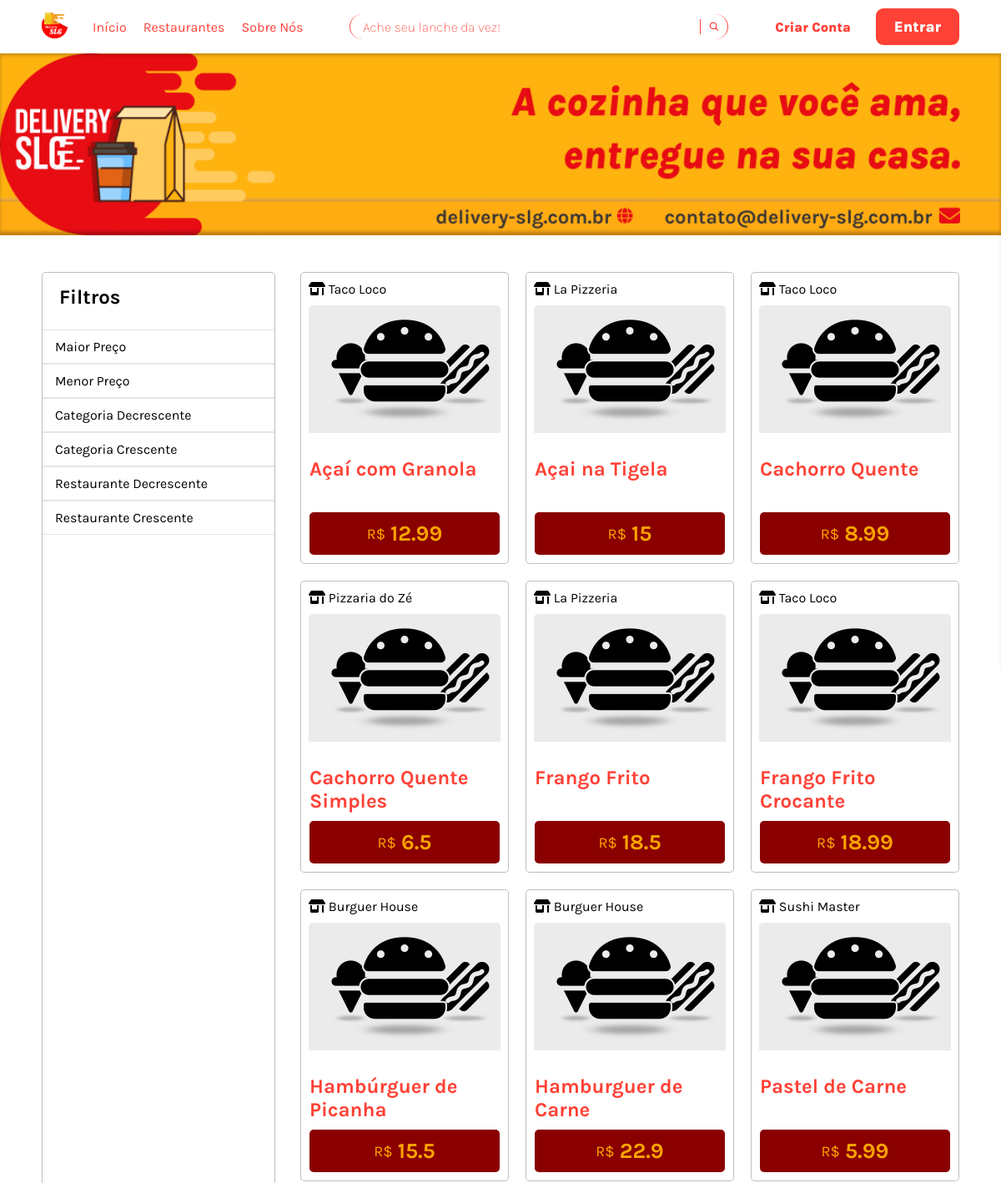
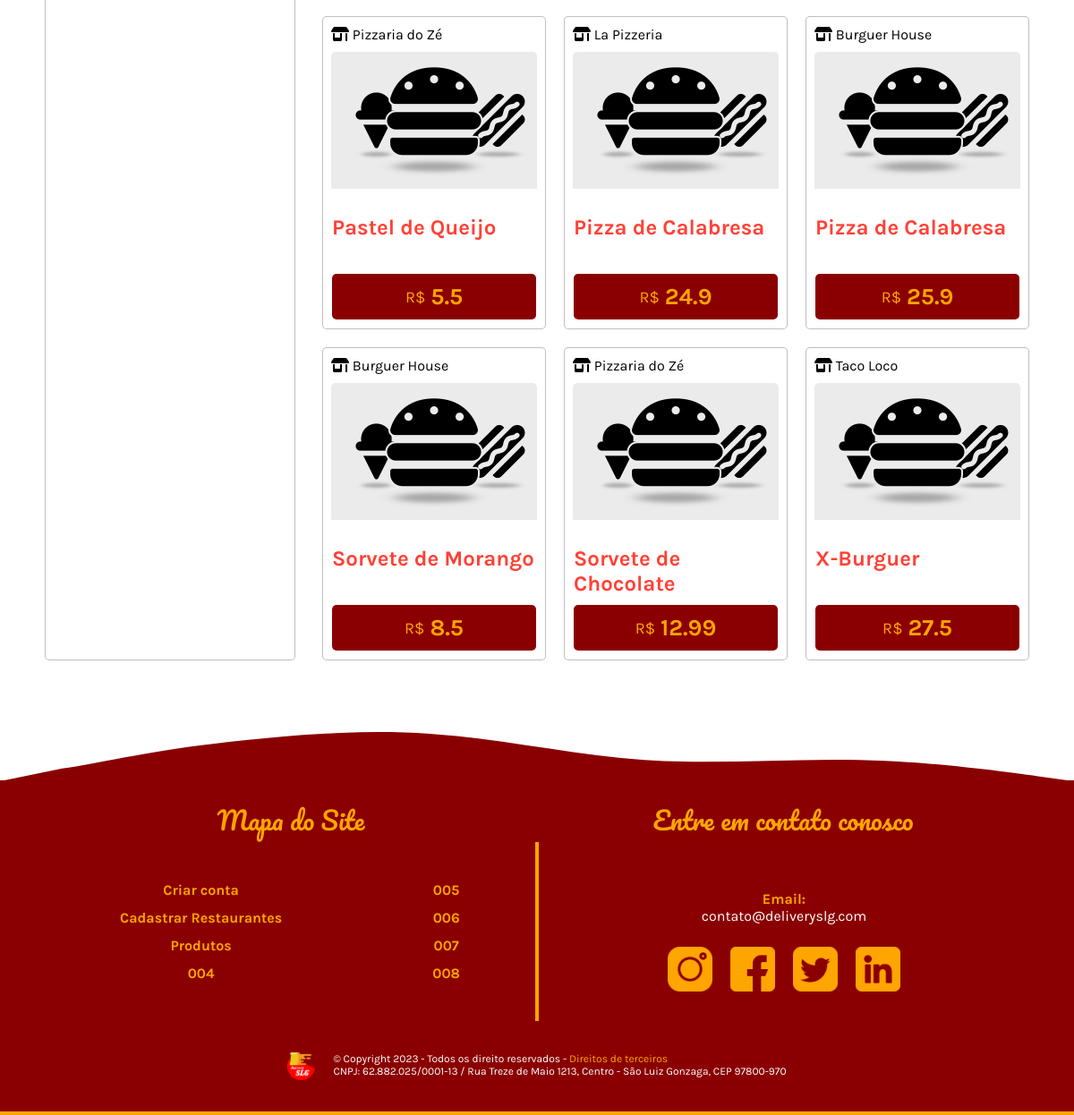
Page /pages/produtos.php on the committed database (2 pictures, top to bottom).
### tables this page shows
CREATE TABLE IF NOT EXISTS `produtos` (
  `id` int(11) NOT NULL AUTO_INCREMENT,
  `nome` varchar(100) NOT NULL,
  `descricao` varchar(250) NOT NULL,
  `imagem` varchar(255) DEFAULT '/delivery-slg.com.br/assets/images/default-images/lanches-produtos.png',
  `preco` decimal(10,2) NOT NULL,
  `categoria` enum('sorvete','pastel','pizza','açai','frango_frito','hamburguer','cachorro_quente','x_burguer') NOT NULL,
  `id_Restaurante` int(11) NOT NULL,
  PRIMARY KEY (`id`),
  KEY `id_Restaurante` (`id_Restaurante`)
);

CREATE TABLE IF NOT EXISTS `restaurantes` (
  `id` int(11) NOT NULL AUTO_INCREMENT,
  `nome` varchar(100) NOT NULL,
  `rua` varchar(100) NOT NULL,
  `numero` varchar(10) NOT NULL,
  `complemento` varchar(400),
  `bairro` varchar(40) NOT NULL,
  `email` varchar(100) NOT NULL,
  `telefone` varchar(11) NOT NULL,
  `cnpj` varchar(14) NOT NULL,
  `hora_Funcionamento` varchar(100) NOT NULL,
  `formas_De_Pagamento` set('dinheiro','cartao_credito','cartao_debito','pix') DEFAULT 'dinheiro' NOT NULL,
  `chave_Pix` varchar(150) NOT NULL,
  `senha` varchar(100) NOT NULL,
  `forma_De_Entrega` set('Retirada no Local','Motoboy') DEFAULT 'Retirada no Local' NOT NULL,
  `ativo` tinyint(1),
  `imagem` VARCHAR(255) DEFAULT '/delivery-slg.com.br/assets/images/default-images/restaurante.png' NOT NULL,
  PRIMARY KEY (`id`)
);

### source/dao/produtosDAO.php (called while the page is built, shortened)
<?php
require_once($_SERVER['DOCUMENT_ROOT'] . '/delivery-slg.com.br/source/classes/produtos.class.php');
class ProdutoDAO
{
  function BuscarProdutos()
  {
    $conection = ConexaoBD();
    try {
      $stmt = $conection->query('SELECT r.nome as nome_restaurante, p.* FROM `produtos` as p INNER JOIN `restaurantes`
      as r ON p.id_Restaurante = r.id ORDER BY LOWER(p.categoria) ASC');
      if ($stmt->rowCount()) {
        $produto = new Produtos();
        $arr = array();
        while ($result = $stmt->fetch(PDO::FETCH_OBJ)) {
          $produto->setId($result->id);
          $produto->setNome($result->nome);
          $produto->setDescricao($result->descricao);
          $produto->setImagem($result->imagem);
          $produto->setPreco($result->preco);
          $produto->setCategoria($result->categoria);
          $produto->setId_Restaurante($result->id_Restaurante);
          $produto->setNomeRestaurante($result->nome_restaurante);
          $arr[] = clone $produto;
        }
        return $arr;
      } else {
        echo "A busca por produtos não trouxe resultados!";
        return FALSE;
      }
    } catch (PDOException $ex) {
      echo "Erro ao buscar produtos no banco de dados: ";
      throw $ex;
      die();
    }
  }
}

### source/controller/produtos_controller.php (called while the page is built, shortened)
<?php
require_once($_SERVER['DOCUMENT_ROOT'] . '/delivery-slg.com.br/source/dao/produtosDAO.php');
require_once($_SERVER['DOCUMENT_ROOT'] . '/delivery-slg.com.br/source/dao/restaurantesDAO.php');
class ProdutosController
{
  function BuscarProdutos()
  {
    $dao = new ProdutoDAO();
    $produtos = $dao->BuscarProdutos();
    if (!empty($produtos) && $produtos !== false) {
      return $produtos;
    }
  }
  function BuscarNomeRestaurante(int $id)
  {
    $dao = new RestaurantesDAO();
    $restaurante = $dao->BuscarPorId($id);
    if (isset($restaurante) && !empty($restaurante)) {
      return $restaurante->getNome();
    }
    return 'Restaurante não encontrado';
  }
}

### source/classes/produtos.class.php (called while the page is built, shortened)
<?php
class Produtos {
  private int $id;
  private int $id_Restaurante;
  private string $nome;
  private string $descricao;
  private string $imagem;
  private float $preco;
  public function getId(): int {
    return $this->id;
  }
  public function setId(int $id) {
    $this->id = $id;
  }
  public function getId_Restaurante(): int {
    return $this->id_Restaurante;
  }
  public function setId_Restaurante(int $id_Restaurante) {
    $this->id_Restaurante = $id_Restaurante;
  }
  public function getNome(): string {
    return $this->nome;
  }
  public function setNome(string $nome) {
    $this->nome = $nome;
  }
  public function getDescricao(): string {
    return $this->descricao;
  }
  public function setDescricao(string $descricao) {
    $this->descricao = $descricao;
  }
  public function getImagem(): string {
    return $this->imagem;
  }
  public function setImagem(string $imagem) {
    $this->imagem = $imagem;
  }
  public function getPreco(): float {
    return $this->preco;
  }
  public function setPreco(float $preco) {
    $this->preco = $preco;
  }
}

### source/dao/restaurantesDAO.php (called while the page is built, shortened)
<?php
require_once($_SERVER['DOCUMENT_ROOT'] . '/delivery-slg.com.br/source/classes/restaurantes.class.php');
class RestaurantesDAO
{
  function BuscarPorId(int $id)
  {
    $conection = ConexaoBD();
    try {
      $stmt = $conection->prepare('SELECT * FROM restaurantes WHERE id = :id');
      $stmt->bindValue(':id', $id);
      $stmt->execute();
      if ($stmt->rowCount()) {
        $restaurante = new Restaurantes();
        while ($result = $stmt->fetch(PDO::FETCH_OBJ)) {
          $restaurante->setId($result->id);
          $restaurante->setNome($result->nome);
          $restaurante->setRua($result->rua);
          $restaurante->setNumero($result->numero);
          $restaurante->setComplemento($result->complemento);
          $restaurante->setBairro($result->bairro);
          $restaurante->setEmail($result->email);
          $restaurante->setTelefone($result->telefone);
          $restaurante->setCnpj($result->cnpj);
          $restaurante->setHora_Funcionamento($result->hora_Funcionamento);
          $restaurante->setFormas_Pagamento($result->formas_De_Pagamento);
          $restaurante->setFormas_Entrega($result->forma_De_Entrega);
          $restaurante->setChave_Pix($result->chave_Pix);
          $restaurante->setSenha($result->senha);
          $restaurante->setAtivo($result->ativo);
          $restaurante->setImagem($result->imagem);
        }
        return $restaurante;
      } else {
        echo "Não foi possivel achar restaurante!";
        return FALSE;
      }
    } catch (PDOException $ex) {
      echo "Erro em encontrar esse restaurante";
      die();
    }
  }
}

### source/classes/restaurantes.class.php (called while the page is built, shortened)
<?php
class Restaurantes
{
  private string $nome;
  public function getNome(): string
  {
    return $this->nome;
  }
  public function setNome(string $nome)
  {
    $this->nome = $nome;
  }
}

### pages/produtos.php (the view, shortened to what this page needs)
<?php
require_once($_SERVER['DOCUMENT_ROOT'] . '/delivery-slg.com.br/source/controller/produtos_controller.php');
?>
<?php include_once('../includes/metas_gerais.php'); ?>
<link rel="stylesheet" href="../assets/style/all.css">
<link rel="stylesheet" href="../assets/style/produtos.css">
<link rel="stylesheet" href="../assets/style/media-queries/all.css">
<link rel="stylesheet" href="../assets/style/media-queries/produtos.css">
</head>
<body>
  <?php include('../includes/header.php'); ?>
  <main>
    <div class="max-width-page-limit">
      <picture class="banner-delivery">
        <source media="(max-width: 480px)" srcset="../assets/images/main/produtos/banner-delivery-480">
        <source media="(max-width: 768px)" srcset="../assets/images/main/produtos/banner-delivery-768">
        <img src="../assets/images/main/produtos/banner-delivery-medio-baixo.jpg" alt="Banner delivery slg A cozinha que você ama, entregue na sua casa.">
      </picture>
    </div>
    <div class="max-width-page-limit">
      <section class="max-width-content-limit main-content">
        <div class="produtos-main-container">
          <div class="produtos-filtro">
            <div class="filtros-container">
              <h2 class="filtro-title">Filtros</h2>
              <div class="filtro-btn">
                <?php
                if (isset($_GET['busca']) || isset($_GET['categoria'])) {
                  ?>
                    <div class="filtro limpar-filtro"><a href="produtos.php">Limpar Filtro</a></div>
                  <?php
                } else {
                  ?>
                  <div class="filtro"><p onclick="Filtrar('preco', 'desc')">Maior Preço</p></div>
                  <div class="filtro"><p onclick="Filtrar('preco', 'asc')">Menor Preço</p></div>
                  <div class="filtro"><p onclick="Filtrar('categoria', 'desc')">Categoria Decrescente</p></div>
                  <div class="filtro"><p onclick="Filtrar('categoria', 'asc')">Categoria Crescente</p></div>
                  <div class="filtro"><p onclick="Filtrar('id_Restaurante', 'asc')">Restaurante Decrescente</p></div>
                  <div class="filtro"><p onclick="Filtrar('id_Restaurante', 'desc')">Restaurante Crescente</p></div>
                  <?php
                }
                ?>
              </div>
            </div>
          </div>
          <div class="produtos-cards-lista" id="produtosCardLista">
            <?php
            $controller = new ProdutosController();
            if (isset($_GET) && (isset($_GET['campo']) && isset($_GET['ordem'])) || isset($_GET['busca']) || isset($_GET['categoria'])) {
              if (isset($_GET['busca'])) {
                $busca = addslashes(filter_input(INPUT_GET, 'busca'));
                try {
                  $produtos = $controller->BuscarProdutosPorNome($busca);
                } catch (Exception $ex) {
                  MsgPerssonalizadaDeErro();
                }
              } else if (isset($_GET['categoria'])) {
                $categoria = addslashes(filter_input(INPUT_GET, 'categoria'));
                try {
                  $produtos = $controller->BuscarProdutosPorCategoria($categoria);
                } catch (Exception $ex) {
                  MsgPerssonalizadaDeErro();
                }
              }
            } else {
              $produtos = $controller->BuscarProdutos();
            }
            if (!empty($produtos)) {
              foreach ($produtos as $row) :
            ?>
              <div class="card-produto">
                <div class="nome-image-restaurante">
                  <div class="restaurante-name">
                    <i class="fa-solid fa-shop"></i>
                    <span>
                      <?= $controller->BuscarNomeRestaurante($row->getId_Restaurante()) ?></span>
                  </div>
                  <div>
                    <img src="<?= $row->getImagem() ?>" alt="<?= $row->getNome() ?>">
                  </div>
                </div>
                <div class="informacoes-restaurante flip-card">
                  <div class="produto-nome-preco card-front">
                    <h2><?= $row->getNome() ?></h2>
                    <div class="produto-preco">
                      <span class="tipo-preco">
                        R$
                      </span>
                      <span class="valor-produto">
                        <?= $row->getPreco() ?>
                      </span>
                    </div>
                  </div>
                  <div class="card-back">
                    <p>
                      <?= $row->getDescricao() ?>
                    </p>
                    <button onclick="adicionarAoCarrinho(<?= $row->getId() ?>)" class="btn-adicionar-carrinho">
                    </button>
                  </div>
                </div>
              </div>
            <?php endforeach;
            } else {
              echo "Não foi possível retornar resusltados!";
            }
            ?>
          </div>
        </div>
      </section>
    </div>
  </main>
  <?php include_once('../includes/footer.php'); ?>
</body>
</html>

### assets/style/all.css (style rules this page uses)
* { padding: 0; margin: 0; box-sizing: border-box; }
body { background-color: #EAEAEA; }
.max-width-content-limit { max-width: 1180px; padding: 0 40px; margin: 0 auto; }
.max-width-page-limit { max-width: 1366px; height: 100%; background-color: #fff; margin: 0 auto; width: 100%; }
main { font-family: "Karla", sans-serif; width: 100%; }
main .main-content { padding: 40px; }

### assets/style/produtos.css (style rules this page uses)
main picture.banner-delivery img { width: 100%; }
main .produtos-main-container { font-family: "karla", sans-serif; width: 100%; display: grid; gap: 30px; grid-template-areas: "filtro filtro produtos produtos produtos produtos produtos produtos"; }
main .produtos-main-container .produtos-filtro { grid-area: filtro; }
main .produtos-main-container .produtos-cards-lista { grid-area: produtos; }
main .produtos-main-container .produtos-filtro { width: 280px; background-color: #fff; border-radius: 5px; border: 1px solid rgba(0, 0, 0, 0.25); }
main .produtos-main-container .produtos-filtro .filtros-container { position: sticky; top: 70px; display: flex; flex-direction: column; gap: 10px; }
main .produtos-main-container .produtos-filtro .filtros-container .filtro-title { padding: 15px 20px; }
main .produtos-main-container .produtos-filtro .filtros-container .filtro p, main .produtos-main-container .produtos-filtro .filtros-container .filtro a { padding: 10px 15px; border: 1px solid rgba(0, 0, 0, 0.1); border-right: 0px; border-left: 0px; transition: background-color 0.5s; display: block; text-decoration: none; color: #000; }
main .produtos-main-container .produtos-cards-lista { min-height: 100vh; display: flex; flex-wrap: wrap; gap: 20px; justify-content: space-between; }
main .produtos-main-container .produtos-cards-lista .card-produto { width: 250px; height: 350px; padding: 10px; border-radius: 5px; background-color: #fff; border: 1px solid rgba(0, 0, 0, 0.25); display: flex; flex-direction: column; align-items: center; justify-content: space-between; }
main .produtos-main-container .produtos-cards-lista .card-produto .nome-image-restaurante .restaurante-name { margin-bottom: 10px; }
main .produtos-main-container .produtos-cards-lista .card-produto .informacoes-restaurante { width: 100%; height: 100%; margin-top: 25px; position: relative; cursor: pointer; transform-style: preserve-3d; }
main .produtos-main-container .produtos-cards-lista .card-produto .informacoes-restaurante .card-front, main .produtos-main-container .produtos-cards-lista .card-produto .informacoes-restaurante .card-back { height: 100%; display: flex; flex-direction: column; justify-content: space-between; transition: transform 0.8s; backface-visibility: hidden; }
main .produtos-main-container .produtos-cards-lista .card-produto .informacoes-restaurante .card-back { position: absolute; top: 0; transform: rotateY(180deg); }
main .produtos-main-container .produtos-cards-lista .card-produto .informacoes-restaurante .produto-nome-preco .produto-preco { width: 100%; padding: 10px; display: flex; justify-content: center; align-items: center; gap: 6px; color: #FFA500; background-color: #8a0000; border-radius: 5px; }
main .produtos-main-container .produtos-cards-lista .card-produto .informacoes-restaurante .produto-nome-preco .produto-preco .tipo-preco { font-size: 18px; }
main .produtos-main-container .produtos-cards-lista .card-produto .informacoes-restaurante .produto-nome-preco .produto-preco .valor-produto { font-weight: bolder; font-size: 26px; }
main .produtos-main-container .produtos-cards-lista .card-produto .informacoes-restaurante .produto-nome-preco > h2 { color: #FF4136; }
main .produtos-main-container .produtos-cards-lista .card-produto .informacoes-restaurante .card-back > p { width: 230px; max-height: 80px; overflow: hidden; text-overflow: ellipsis; display: -webkit-box; -webkit-box-orient: vertical; -webkit-line-clamp: 4; margin-bottom: 10px; }
main .produtos-main-container .produtos-cards-lista .card-produto .informacoes-restaurante .card-back > button { display: flex; justify-content: center; text-decoration: none; width: 100%; background-color: #FFA500; padding: 10px 0; border: 0; border-radius: 5px; color: #fff; cursor: pointer; transition: box-shadow 0.5s, scale 0.5s; }

### rows in the picture
produtos: id_Restaurante.nome "Taco Loco", imagem (picture), nome "Açaí com Granola", preco "12.99", descricao "Açaí com granola e frutas"
produtos: id_Restaurante.nome "La Pizzeria", imagem (picture), nome "Açai na Tigela", preco "15", descricao "Tigela de açai com granola e banana"
produtos: id_Restaurante.nome "Taco Loco", imagem (picture), nome "Cachorro Quente", preco "8.99", descricao "Cachorro quente com molho de tomate e queijo"
produtos: id_Restaurante.nome "Pizzaria do Zé", imagem (picture), nome "Cachorro Quente Simples", preco "6.5", descricao "Pão, salsicha e molho"
produtos: id_Restaurante.nome "La Pizzeria", imagem (picture), nome "Frango Frito", preco "18.5", descricao "Porção de frango frito crocante"
produtos: id_Restaurante.nome "Taco Loco", imagem (picture), nome "Frango Frito Crocante", preco "18.99", descricao "Frango frito com crosta crocante"
produtos: id_Restaurante.nome "Burguer House", imagem (picture), nome "Hambúrguer de Picanha", preco "15.5", descricao "Hambúrguer de picanha com queijo"
produtos: id_Restaurante.nome "Burguer House", imagem (picture), nome "Hamburguer de Carne", preco "22.9", descricao "Hamburguer de carne com queijo e bacon"
produtos: id_Restaurante.nome "Sushi Master", imagem (picture), nome "Pastel de Carne", preco "5.99", descricao "Recheado com carne moída"
produtos: id_Restaurante.nome "Pizzaria do Zé", imagem (picture), nome "Pastel de Queijo", preco "5.5", descricao "Saboroso pastel de queijo"
produtos: id_Restaurante.nome "La Pizzeria", imagem (picture), nome "Pizza de Calabresa", preco "24.9", descricao "Pizza saborosa de calabresa"
produtos: id_Restaurante.nome "Burguer House", imagem (picture), nome "Pizza de Calabresa", preco "25.9", descricao "Pizza de calabresa com muito queijo"
produtos: id_Restaurante.nome "Burguer House", imagem (picture), nome "Sorvete de Morango", preco "8.5", descricao "Delicioso sorvete de morango"
produtos: id_Restaurante.nome "Pizzaria do Zé", imagem (picture), nome "Sorvete de Chocolate", preco "12.99", descricao "Delicioso sorvete de chocolate"
produtos: id_Restaurante.nome "Taco Loco", imagem (picture), nome "X-Burguer", preco "27.5", descricao "Hamburguer de carne com queijo, bacon e salada"
